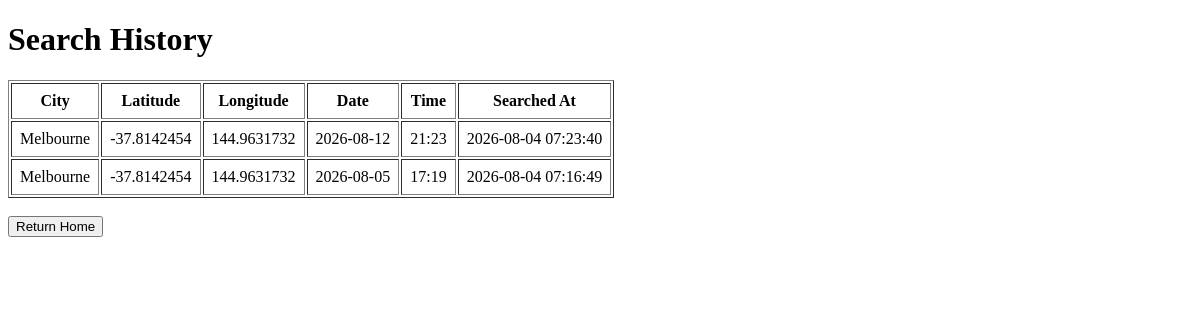
Before: /history with the older database file.
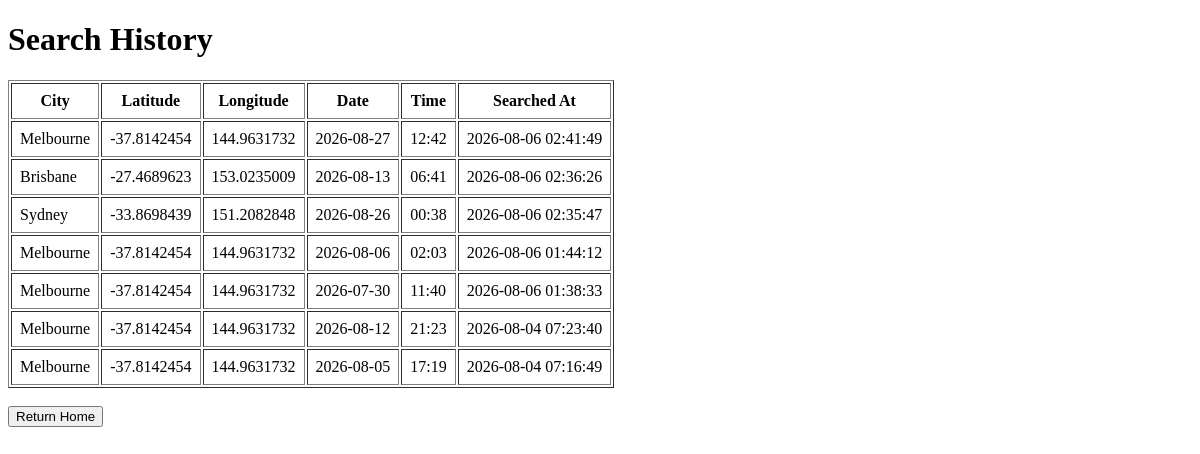
After: the same page with the newer database file.
### tables this page shows
CREATE TABLE searches (

            id INTEGER PRIMARY KEY AUTOINCREMENT,

            city TEXT,

            latitude REAL,

            longitude REAL,

            search_date TEXT,

            search_time TEXT,

            searched_at TIMESTAMP DEFAULT CURRENT_TIMESTAMP

        );

### app.py (the view)
@app.route("/history")
def history():
    searches = get_search_history()
    return render_template("history.html", searches=searches)

### app.py (called while the page is built)
def get_db():
    conn = sqlite3.connect(DATABASE)
    conn.row_factory = sqlite3.Row
    return conn

def get_search_history():
    conn = get_db()
    cursor = conn.cursor()
    cursor.execute("""
        SELECT *
        FROM searches
        ORDER BY searched_at DESC
    """)
    history = cursor.fetchall()
    conn.close()
    return history

### templates/history.html (shortened to what this page needs)
<!DOCTYPE html>
<html lang="en">
<head>
    <link rel="stylesheet"
          href="{{ url_for('static', filename='css/style.css') }}">
</head>
<body>
<h1>Search History</h1>
{% if searches %}
<table border="1" cellpadding="8">
<tr>
    <th>City</th>
    <th>Latitude</th>
    <th>Longitude</th>
    <th>Date</th>
    <th>Time</th>
    <th>Searched At</th>
</tr>
{% for search in searches %}
<tr>
    <td>{{ search.city }}</td>
    <td>{{ search.latitude }}</td>
    <td>{{ search.longitude }}</td>
    <td>{{ search.search_date }}</td>
    <td>{{ search.search_time }}</td>
    <td>{{ search.searched_at }}</td>
</tr>
{% endfor %}
</table>
{% else %}
<p>No searches have been made yet.</p>
{% endif %}
<br>
<form action="{{ url_for('home') }}" method="GET">
    <button type="submit">Return Home</button>
</form>
</body>
</html>

Changed rows visible on the page:
added searches: city "Melbourne", latitude "-37.8142454", longitude "144.9631732", search_date "2026-08-27", search_time "12:42", searched_at "2026-08-06 02:41:49"
added searches: city "Brisbane", latitude "-27.4689623", longitude "153.0235009", search_date "2026-08-13", search_time "06:41", searched_at "2026-08-06 02:36:26"
added searches: city "Sydney", latitude "-33.8698439", longitude "151.2082848", search_date "2026-08-26", search_time "00:38", searched_at "2026-08-06 02:35:47"
added searches: city "Melbourne", latitude "-37.8142454", longitude "144.9631732", search_date "2026-08-06", search_time "02:03", searched_at "2026-08-06 01:44:12"
added searches: city "Melbourne", latitude "-37.8142454", longitude "144.9631732", search_date "2026-07-30", search_time "11:40", searched_at "2026-08-06 01:38:33"
